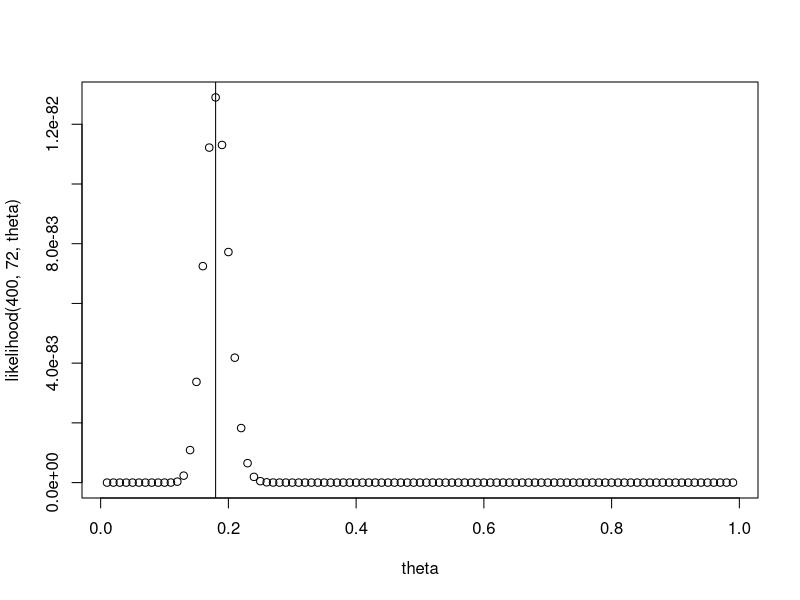
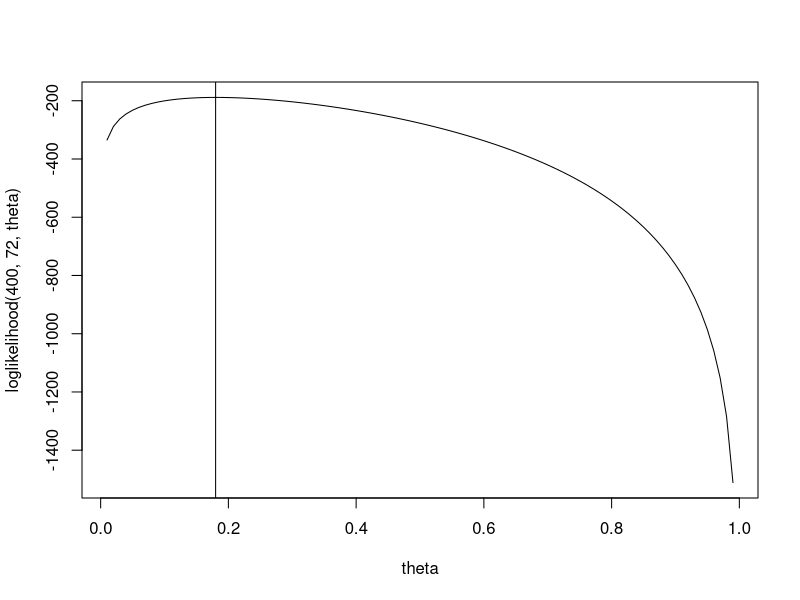

These figures' R source, in order:
# likelihood of a bernoulli distribution
likelihood = function(n, y, theta){return(theta ^ y * (1 - theta) ^ (n - y))}
theta = seq(from=0.01, to=0.99, by=0.01)
plot(theta, likelihood(400, 72, theta))
abline(v=.18)

# log likelihood of a bernoulli distribution
loglikelihood = function(n, y, theta){return(y * log(theta) + (n - y) * log(1 - theta))}
plot(theta, loglikelihood(400, 72, theta), type='l')
abline(v=.18)

# Function           What it does
# dnorm(x, mean, sd) Evaluate the PDF at x (mean = µ and sd = sqrt(σ^2)).
# pnorm(q, mean, sd) Evaluate the CDF at q.
# qnorm(p, mean, sd) Evaluate the quantile function at p.
# rnorm(n, mean, sd) Generate n pseudo-random samples from the normal distribution.

# Report the upper end of a 95% equal-tailed interval for θ where θ|y ~ Normal(0, 1)
qnorm(p=0.975, mean=0, sd=1)